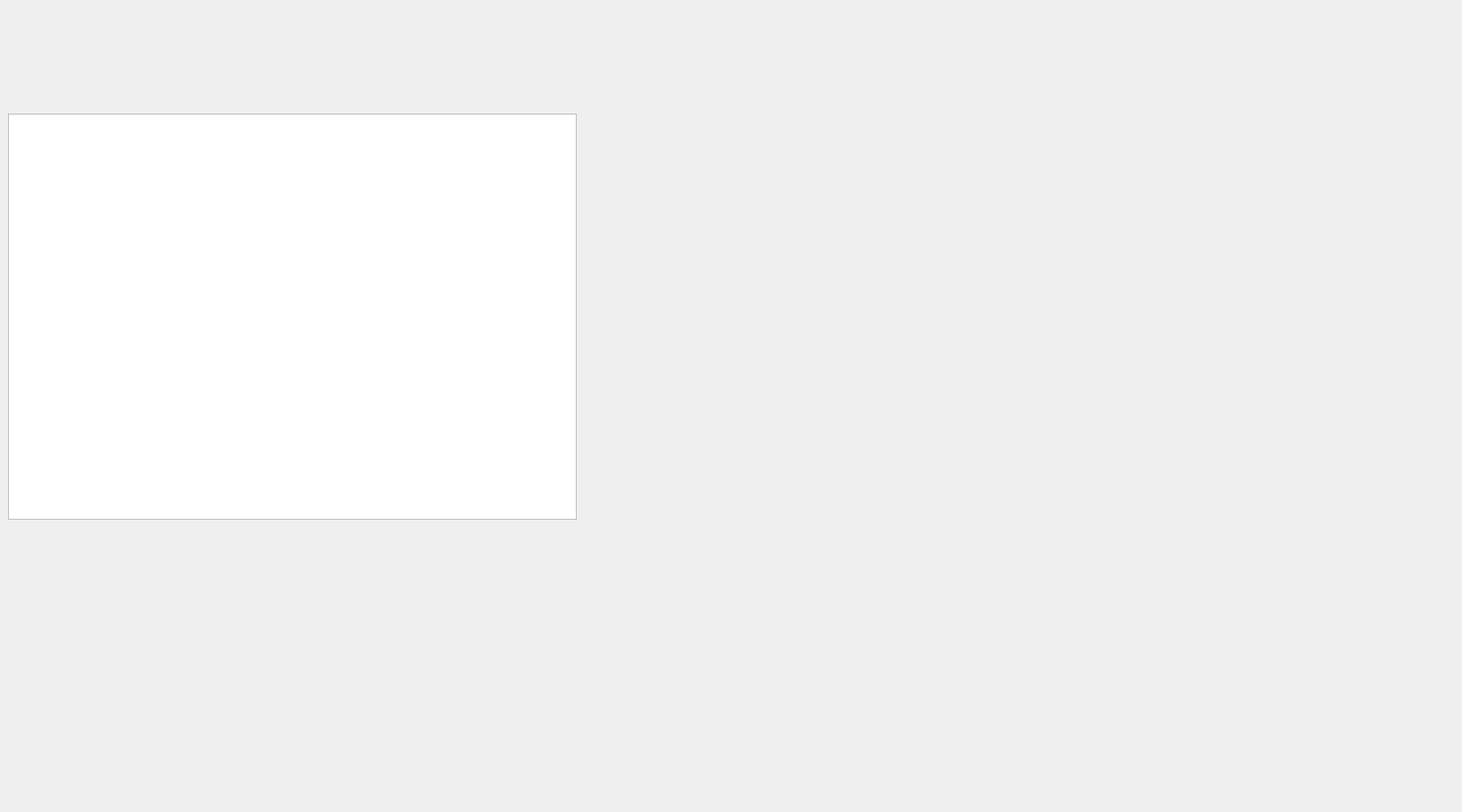
<?xml version="1.0" encoding="UTF-8"?>
<ui version="4.0">
 <class>Dialog</class>
 <widget class="QDialog" name="Dialog">
  <property name="geometry">
   <rect>
    <x>0</x>
    <y>0</y>
    <width>1800</width>
    <height>1000</height>
   </rect>
  </property>
  <property name="minimumSize">
   <size>
    <width>1800</width>
    <height>1000</height>
   </size>
  </property>
  <property name="maximumSize">
   <size>
    <width>1800</width>
    <height>1000</height>
   </size>
  </property>
  <property name="windowTitle">
   <string>Wyścig</string>
  </property>
  <property name="sizeGripEnabled">
   <bool>false</bool>
  </property>
  <widget class="QGraphicsView" name="graphicsView">
   <property name="geometry">
    <rect>
     <x>10</x>
     <y>140</y>
     <width>700</width>
     <height>500</height>
    </rect>
   </property>
   <property name="sizePolicy">
    <sizepolicy hsizetype="Fixed" vsizetype="Fixed">
     <horstretch>0</horstretch>
     <verstretch>0</verstretch>
    </sizepolicy>
   </property>
   <property name="verticalScrollBarPolicy">
    <enum>Qt::ScrollBarAlwaysOff</enum>
   </property>
   <property name="horizontalScrollBarPolicy">
    <enum>Qt::ScrollBarAlwaysOff</enum>
   </property>
   <property name="interactive">
    <bool>false</bool>
   </property>
   <property name="sceneRect">
    <rectf>
     <x>0.000000000000000</x>
     <y>0.000000000000000</y>
     <width>700.000000000000000</width>
     <height>500.000000000000000</height>
    </rectf>
   </property>
   <property name="alignment">
    <set>Qt::AlignLeading|Qt::AlignLeft|Qt::AlignTop</set>
   </property>
   <property name="transformationAnchor">
    <enum>QGraphicsView::NoAnchor</enum>
   </property>
   <property name="viewportUpdateMode">
    <enum>QGraphicsView::NoViewportUpdate</enum>
   </property>
  </widget>
 </widget>
 <resources/>
 <connections/>
</ui>
